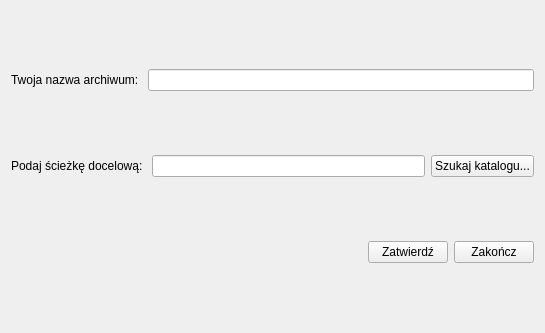
<?xml version="1.0" encoding="UTF-8"?>
<ui version="4.0">
 <class>Backup</class>
 <widget class="QWidget" name="Backup">
  <property name="geometry">
   <rect>
    <x>0</x>
    <y>0</y>
    <width>545</width>
    <height>333</height>
   </rect>
  </property>
  <property name="windowTitle">
   <string>Form</string>
  </property>
  <layout class="QVBoxLayout" name="verticalLayout">
   <item>
    <layout class="QHBoxLayout" name="horizontalLayout_2">
     <item>
      <widget class="QLabel" name="label">
       <property name="text">
        <string>Twoja nazwa archiwum: </string>
       </property>
      </widget>
     </item>
     <item>
      <widget class="QLineEdit" name="fileLineEdit"/>
     </item>
    </layout>
   </item>
   <item>
    <layout class="QHBoxLayout" name="horizontalLayout_3">
     <item>
      <widget class="QLabel" name="label_2">
       <property name="text">
        <string>Podaj ścieżkę docelową: </string>
       </property>
      </widget>
     </item>
     <item>
      <widget class="QLineEdit" name="directoryLineEdit"/>
     </item>
     <item>
      <widget class="QPushButton" name="browseButton">
       <property name="text">
        <string>Szukaj katalogu...</string>
       </property>
      </widget>
     </item>
    </layout>
   </item>
   <item>
    <layout class="QHBoxLayout" name="horizontalLayout">
     <item>
      <spacer name="horizontalSpacer">
       <property name="orientation">
        <enum>Qt::Horizontal</enum>
       </property>
       <property name="sizeHint" stdset="0">
        <size>
         <width>40</width>
         <height>20</height>
        </size>
       </property>
      </spacer>
     </item>
     <item>
      <widget class="QPushButton" name="okButton">
       <property name="text">
        <string>Zatwierdź</string>
       </property>
      </widget>
     </item>
     <item>
      <widget class="QPushButton" name="cancButton">
       <property name="text">
        <string>Zakończ</string>
       </property>
      </widget>
     </item>
    </layout>
   </item>
  </layout>
 </widget>
 <resources/>
 <connections/>
</ui>
